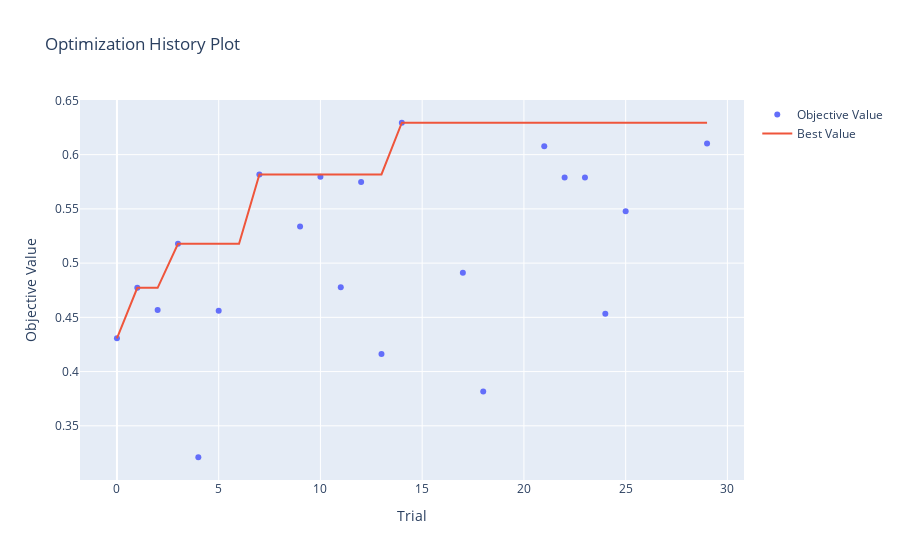

Notebook code cell kept with this figure:
### Markdown cell above
### Plotting the study

### Code cell
optuna.visualization.plot_optimization_history(study)

### Figure 1 — Plotly figure (JSON) as saved in the notebook; plotly's stock layout.template omitted (floating-point values rounded to 4 significant figures)
{"data": [{"mode": "markers", "name": "Objective Value", "type": "scatter", "x": [0, 1, 2, 3, 4, 5, 7, 9, 10, 11, 12, 13, 14, 17, 18, 21, 22, 23, 24, 25, 29], "y": [0.4307, 0.4772, 0.4568, 0.5178, 0.321, 0.4561, 0.5817, 0.5338, 0.5796, 0.4778, 0.5747, 0.4162, 0.6294, 0.4912, 0.3817, 0.6078, 0.5788, 0.579, 0.4533, 0.5479, 0.6102]}, {"mode": "lines", "name": "Best Value", "type": "scatter", "x": [0, 1, 2, 3, 4, 5, 6, 7, 8, 9, 10, 11, 12, 13, 14, 15, 16, 17, 18, 19, 20, 21, 22, 23, 24, 25, 26, 27, 28, 29], "y": [0.4307, 0.4772, 0.4772, 0.5178, 0.5178, 0.5178, 0.5178, 0.5817, 0.5817, 0.5817, 0.5817, 0.5817, 0.5817, 0.5817, 0.6294, 0.6294, 0.6294, 0.6294, 0.6294, 0.6294, 0.6294, 0.6294, 0.6294, 0.6294, 0.6294, 0.6294, 0.6294, 0.6294, 0.6294, 0.6294]}, {"marker": {"color": "#cccccc"}, "mode": "markers", "name": "Infeasible Trial", "showlegend": false, "type": "scatter", "x": [], "y": []}], "layout": {"title": {"text": "Optimization History Plot"}, "xaxis": {"title": {"text": "Trial"}}, "yaxis": {"title": {"text": "Objective Value"}}}}
